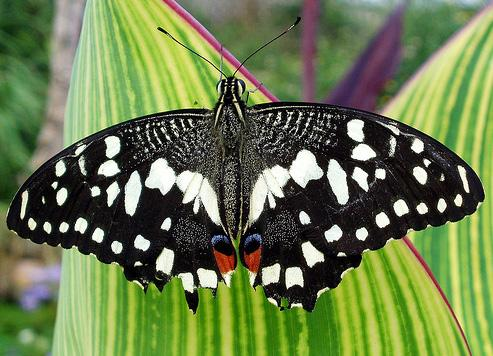
#> input picture Ch02/02_04 Begin/butterfly.jpg, 493 x 356 px
$ python 02_04.py
#> lines starting #> are read from the running program, lines starting #| are printed output that depends on the picture
import numpy as np
import cv2

color = cv2.imread("butterfly.jpg",1)
#> color is the input picture: shape (356, 493, 3); mean B, G, R 77.2, 123.6, 107
cv2.imshow("Image", color)
cv2.moveWindow("Image", 0, 0)				#where on decktop the window box be

h, w, c = color.shape
#> h = 356; w = 493; c = 3
b, g, r = cv2.split(color)						#split colors to 3 channel arraies
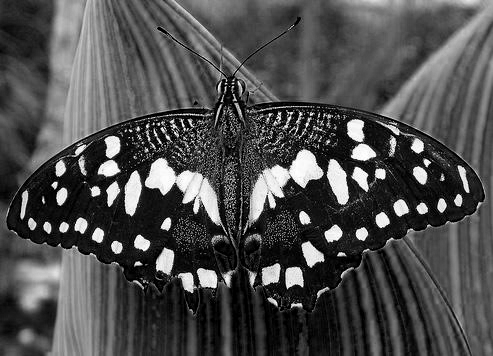
#> b: shape (356, 493); min 0, max 255, mean 77.2
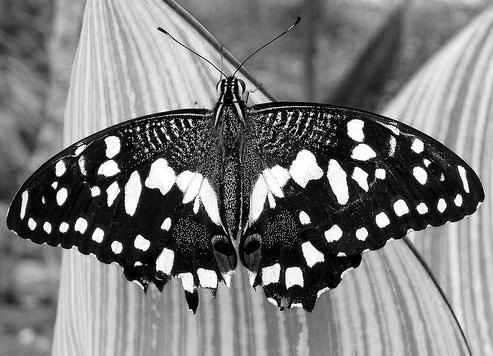
#> g: shape (356, 493); min 0, max 255, mean 123.6
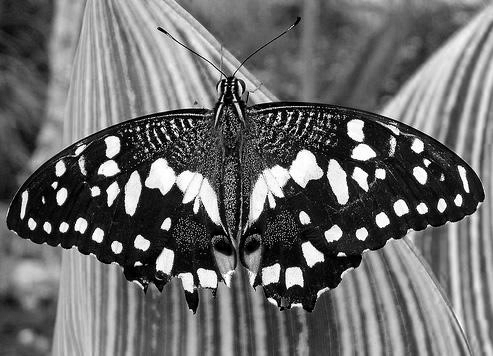
#> r: shape (356, 493); min 0, max 255, mean 107

split_color = np.empty([h,w*3,3], "uint8" )
zero = np.zeros([h,w,1], "uint8" )
#zero[:,:]=(255)
split_color[:,0:w] = cv2.merge([b,zero,zero])
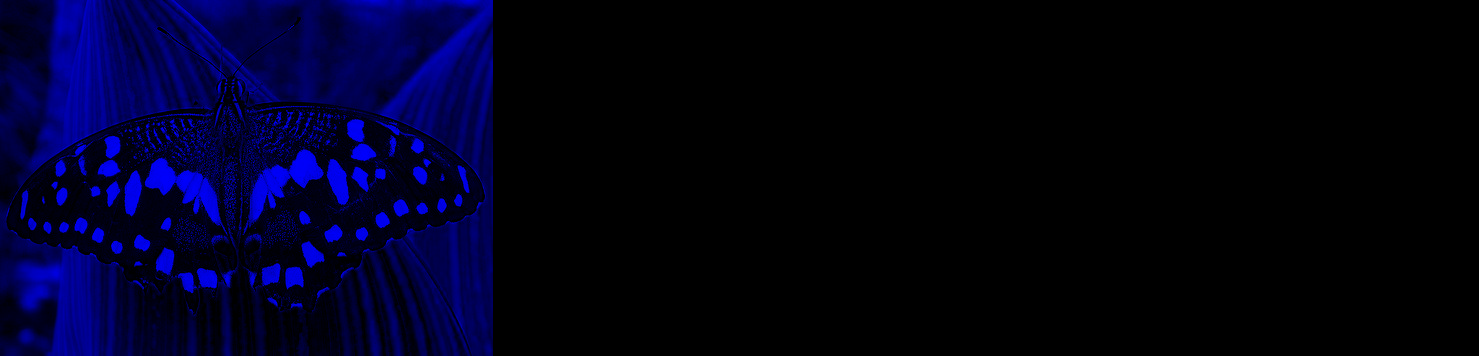
#> split_color: shape (356, 1479, 3); mean of channels 0, 1, 2 25.7, 0, 0; drawn as B, G, R
split_color[:,w:2*w] = cv2.merge([zero,g,zero])
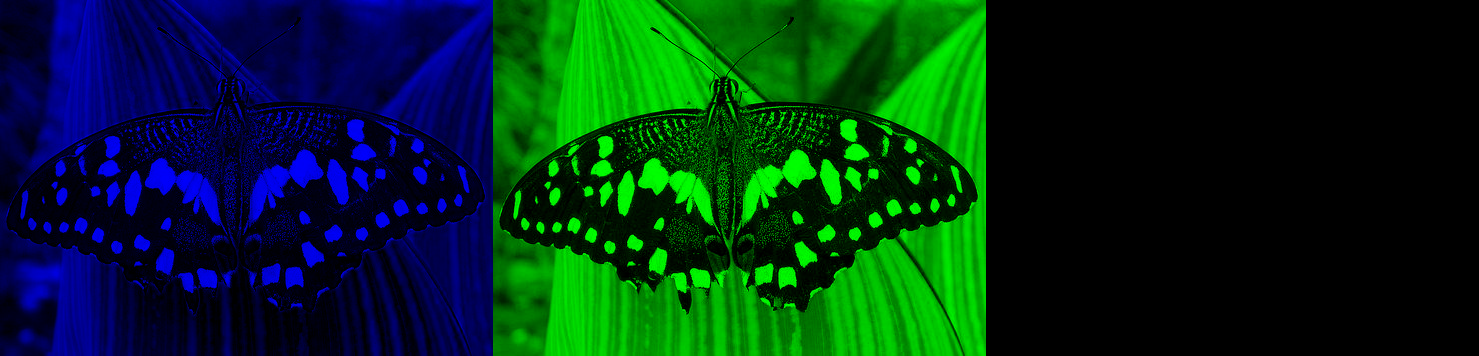
#> split_color: shape (356, 1479, 3); mean of channels 0, 1, 2 25.7, 41.2, 0; drawn as B, G, R
split_color[:,2*w:3*w] = cv2.merge([zero,zero,r])
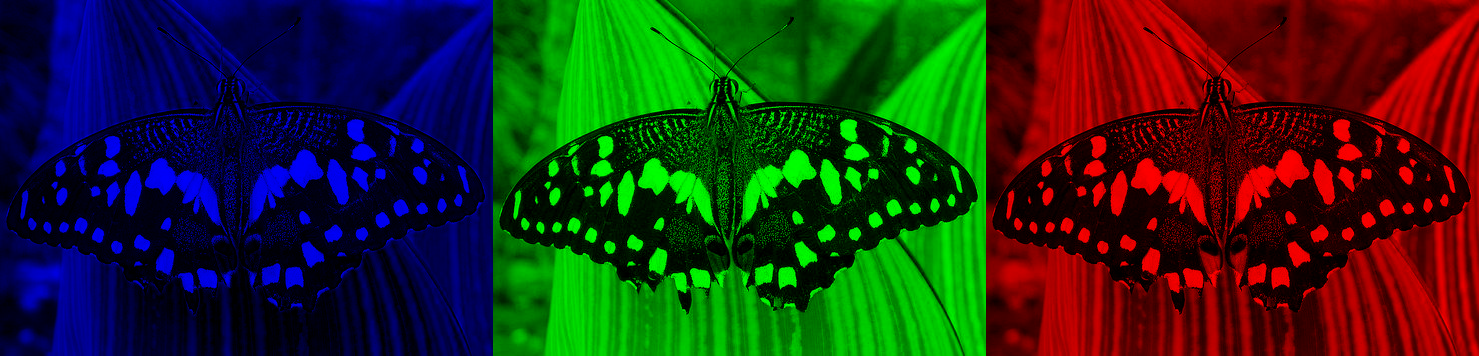
#> split_color: shape (356, 1479, 3); mean of channels 0, 1, 2 25.7, 41.2, 35.7; drawn as B, G, R

cv2.imshow("split_color", split_color)
cv2.moveWindow("split_color", 0, h)

cv2.waitKey(0)
